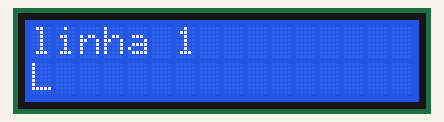
This sketch was run on a simulated Arduino Uno, built with avr-gcc and run on an emulated ATmega328P. On the bench: 16×2 character LCD.

Above: at 0.1 s.
At 0.7 s:
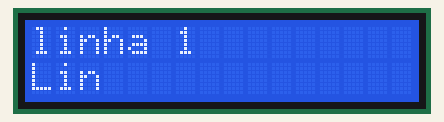
At 1.6 s:
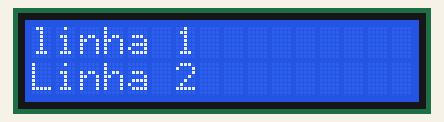

The sketch:

LCD___Arduino.ino
```cpp
#include <LiquidCrystal.h>

LiquidCrystal lcd(12, 11, 5, 4, 3, 2);

void setup() {
  lcd.begin(16,2);
lcd.setCursor(0,0);
  lcd.print("linha 1");
  lcd.setCursor(0,1);
  lcd.print("L");
  delay(300);
  lcd.print("i");
  delay(300);
  lcd.print("n");
  delay(300);
  lcd.print("h");
  delay(300);
  lcd.print("a ");
  delay(300);
  lcd.print("2");
}

void loop() {

}
```
